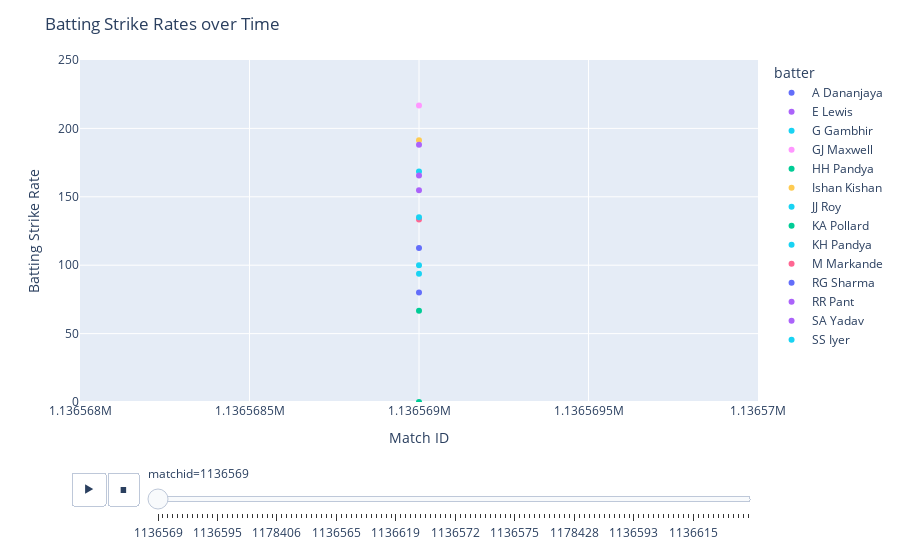

Notebook cell for this chart:
### Code cell
# create a DataFrame with the strike rate data
df_strike_rates = pd.DataFrame(strike_rates, columns=["batter", "matchid", "strike_rate"])

# create an animated scatter plot
fig = px.scatter(df_strike_rates, x="matchid", y="strike_rate", animation_frame="matchid", 
                 animation_group="batter", color="batter", range_y=[0, 250])
fig.update_layout(title="Batting Strike Rates over Time", xaxis_title="Match ID", yaxis_title="Batting Strike Rate")

# show the plot
fig.show()

### Figure 1 — Plotly figure (JSON) as saved in the notebook; plotly's stock layout.template omitted (floating-point values rounded to 4 significant figures)
{"data": [{"hovertemplate": "batter=A Dananjaya<br>matchid=%{x}<br>strike_rate=%{y}<extra></extra>", "ids": ["A Dananjaya"], "legendgroup": "A Dananjaya", "marker": {"color": "#636efa", "symbol": "circle"}, "mode": "markers", "name": "A Dananjaya", "orientation": "v", "showlegend": true, "type": "scatter", "x": [1136569], "xaxis": "x", "y": [80], "yaxis": "y"}, {"hovertemplate": "batter=E Lewis<br>matchid=%{x}<br>strike_rate=%{y}<extra></extra>", "ids": ["E Lewis"], "legendgroup": "E Lewis", "marker": {"color": "#ab63fa", "symbol": "circle"}, "mode": "markers", "name": "E Lewis", "orientation": "v", "showlegend": true, "type": "scatter", "x": [1136569], "xaxis": "x", "y": [154.8], "yaxis": "y"}, {"hovertemplate": "batter=G Gambhir<br>matchid=%{x}<br>strike_rate=%{y}<extra></extra>", "ids": ["G Gambhir"], "legendgroup": "G Gambhir", "marker": {"color": "#19d3f3", "symbol": "circle"}, "mode": "markers", "name": "G Gambhir", "orientation": "v", "showlegend": true, "type": "scatter", "x": [1136569], "xaxis": "x", "y": [93.75], "yaxis": "y"}, {"hovertemplate": "batter=GJ Maxwell<br>matchid=%{x}<br>strike_rate=%{y}<extra></extra>", "ids": ["GJ Maxwell"], "legendgroup": "GJ Maxwell", "marker": {"color": "#FF97FF", "symbol": "circle"}, "mode": "markers", "name": "GJ Maxwell", "orientation": "v", "showlegend": true, "type": "scatter", "x": [1136569], "xaxis": "x", "y": [216.7], "yaxis": "y"}, {"hovertemplate": "batter=HH Pandya<br>matchid=%{x}<br>strike_rate=%{y}<extra></extra>", "ids": ["HH Pandya"], "legendgroup": "HH Pandya", "marker": {"color": "#00cc96", "symbol": "circle"}, "mode": "markers", "name": "HH Pandya", "orientation": "v", "showlegend": true, "type": "scatter", "x": [1136569], "xaxis": "x", "y": [66.67], "yaxis": "y"}, {"hovertemplate": "batter=Ishan Kishan<br>matchid=%{x}<br>strike_rate=%{y}<extra></extra>", "ids": ["Ishan Kishan"], "legendgroup": "Ishan Kishan", "marker": {"color": "#FECB52", "symbol": "circle"}, "mode": "markers", "name": "Ishan Kishan", "orientation": "v", "showlegend": true, "type": "scatter", "x": [1136569], "xaxis": "x", "y": [191.3], "yaxis": "y"}, {"hovertemplate": "batter=JJ Roy<br>matchid=%{x}<br>strike_rate=%{y}<extra></extra>", "ids": ["JJ Roy"], "legendgroup": "JJ Roy", "marker": {"color": "#19d3f3", "symbol": "circle"}, "mode": "markers", "name": "JJ Roy", "orientation": "v", "showlegend": true, "type": "scatter", "x": [1136569], "xaxis": "x", "y": [168.5], "yaxis": "y"}, {"hovertemplate": "batter=KA Pollard<br>matchid=%{x}<br>strike_rate=%{y}<extra></extra>", "ids": ["KA Pollard"], "legendgroup": "KA Pollard", "marker": {"color": "#00cc96", "symbol": "circle"}, "mode": "markers", "name": "KA Pollard", "orientation": "v", "showlegend": true, "type": "scatter", "x": [1136569], "xaxis": "x", "y": [0], "yaxis": "y"}, {"hovertemplate": "batter=KH Pandya<br>matchid=%{x}<br>strike_rate=%{y}<extra></extra>", "ids": ["KH Pandya"], "legendgroup": "KH Pandya", "marker": {"color": "#19d3f3", "symbol": "circle"}, "mode": "markers", "name": "KH Pandya", "orientation": "v", "showlegend": true, "type": "scatter", "x": [1136569], "xaxis": "x", "y": [100], "yaxis": "y"}, {"hovertemplate": "batter=M Markande<br>matchid=%{x}<br>strike_rate=%{y}<extra></extra>", "ids": ["M Markande"], "legendgroup": "M Markande", "marker": {"color": "#FF6692", "symbol": "circle"}, "mode": "markers", "name": "M Markande", "orientation": "v", "showlegend": true, "type": "scatter", "x": [1136569], "xaxis": "x", "y": [133.3], "yaxis": "y"}, {"hovertemplate": "batter=RG Sharma<br>matchid=%{x}<br>strike_rate=%{y}<extra></extra>", "ids": ["RG Sharma"], "legendgroup": "RG Sharma", "marker": {"color": "#636efa", "symbol": "circle"}, "mode": "markers", "name": "RG Sharma", "orientation": "v", "showlegend": true, "type": "scatter", "x": [1136569], "xaxis": "x", "y": [112.5], "yaxis": "y"}, {"hovertemplate": "batter=RR Pant<br>matchid=%{x}<br>strike_rate=%{y}<extra></extra>", "ids": ["RR Pant"], "legendgroup": "RR Pant", "marker": {"color": "#ab63fa", "symbol": "circle"}, "mode": "markers", "name": "RR Pant", "orientation": "v", "showlegend": true, "type": "scatter", "x": [1136569], "xaxis": "x", "y": [188], "yaxis": "y"}, {"hovertemplate": "batter=SA Yadav<br>matchid=%{x}<br>strike_rate=%{y}<extra></extra>", "ids": ["SA Yadav"], "legendgroup": "SA Yadav", "marker": {"color": "#ab63fa", "symbol": "circle"}, "mode": "markers", "name": "SA Yadav", "orientation": "v", "showlegend": true, "type": "scatter", "x": [1136569], "xaxis": "x", "y": [165.6], "yaxis": "y"}, {"hovertemplate": "batter=SS Iyer<br>matchid=%{x}<br>strike_rate=%{y}<extra></extra>", "ids": ["SS Iyer"], "legendgroup": "SS Iyer", "marker": {"color": "#19d3f3", "symbol": "circle"}, "mode": "markers", "name": "SS Iyer", "orientation": "v", "showlegend": true, "type": "scatter", "x": [1136569], "xaxis": "x", "y": [135], "yaxis": "y"}], "layout": {"legend": {"title": {"text": "batter"}, "tracegroupgap": 0}, "margin": {"t": 60}, "sliders": [{"active": 0, "currentvalue": {"prefix": "matchid="}, "len": 0.9, "pad": {"b": 10, "t": 60}, "steps": [{"args": [["1136569"], {"frame": {"duration": 0, "redraw": false}, "fromcurrent": true, "mode": "immediate", "transition": {"duration": 0, "easing": "linear"}}], "label": "1136569", "method": "animate"}, {"args": [["1136582"], {"frame": {"duration": 0, "redraw": false}, "fromcurrent": true, "mode": "immediate", "transition": {"duration": 0, "easing": "linear"}}], "label": "1136582", "method": "animate"}, {"args": [["1178409"], {"frame": {"duration": 0, "redraw": false}, "fromcurrent": true, "mode": "immediate", "transition": {"duration": 0, "easing": "linear"}}], "label": "1178409", "method": "animate"}, {"args": [["1178425"], {"frame": {"duration": 0, "redraw": false}, "fromcurrent": true, "mode": "immediate", "transition": {"duration": 0, "easing": "linear"}}], "label": "1178425", "method": "animate"}, {"args": [["1181766"], {"frame": {"duration": 0, "redraw": false}, "fromcurrent": true, "mode": "immediate", "transition": {"duration": 0, "easing": "linear"}}], "label": "1181766", "method": "animate"}, {"args": [["1181767"], {"frame": {"duration": 0, "redraw": false}, "fromcurrent": true, "mode": "immediate", "transition": {"duration": 0, "easing": "linear"}}], "label": "1181767", "method": "animate"}, {"args": [["1136563"], {"frame": {"duration": 0, "redraw": false}, "fromcurrent": true, "mode": "immediate", "transition": {"duration": 0, "easing": "linear"}}], "label": "1136563", "method": "animate"}, {"args": [["1136568"], {"frame": {"duration": 0, "redraw": false}, "fromcurrent": true, "mode": "immediate", "transition": {"duration": 0, "easing": "linear"}}], "label": "1136568", "method": "animate"}, {"args": [["1136571"], {"frame": {"duration": 0, "redraw": false}, "fromcurrent": true, "mode": "immediate", "transition": {"duration": 0, "easing": "linear"}}], "label": "1136571", "method": "animate"}, {"args": [["1136574"], {"frame": {"duration": 0, "redraw": false}, "fromcurrent": true, "mode": "immediate", "transition": {"duration": 0, "easing": "linear"}}], "label": "1136574", "method": "animate"}, {"args": [["1136579"], {"frame": {"duration": 0, "redraw": false}, "fromcurrent": true, "mode": "immediate", "transition": {"duration": 0, "easing": "linear"}}], "label": "1136579", "method": "animate"}, {"args": [["1136584"], {"frame": {"duration": 0, "redraw": false}, "fromcurrent": true, "mode": "immediate", "transition": {"duration": 0, "easing": "linear"}}], "label": "1136584", "method": "animate"}, {"args": [["1136595"], {"frame": {"duration": 0, "redraw": false}, "fromcurrent": true, "mode": "immediate", "transition": {"duration": 0, "easing": "linear"}}], "label": "1136595", "method": "animate"}, {"args": [["1136599"], {"frame": {"duration": 0, "redraw": false}, "fromcurrent": true, "mode": "immediate", "transition": {"duration": 0, "easing": "linear"}}], "label": "1136599", "method": "animate"}, {"args": [["1136605"], {"frame": {"duration": 0, "redraw": false}, "fromcurrent": true, "mode": "immediate", "transition": {"duration": 0, "easing": "linear"}}], "label": "1136605", "method": "animate"}, {"args": [["1136611"], {"frame": {"duration": 0, "redraw": false}, "fromcurrent": true, "mode": "immediate", "transition": {"duration": 0, "easing": "linear"}}], "label": "1136611", "method": "animate"}, {"args": [["1136613"], {"frame": {"duration": 0, "redraw": false}, "fromcurrent": true, "mode": "immediate", "transition": {"duration": 0, "easing": "linear"}}], "label": "1136613", "method": "animate"}, {"args": [["1175356"], {"frame": {"duration": 0, "redraw": false}, "fromcurrent": true, "mode": "immediate", "transition": {"duration": 0, "easing": "linear"}}], "label": "1175356", "method": "animate"}, {"args": [["1175362"], {"frame": {"duration": 0, "redraw": false}, "fromcurrent": true, "mode": "immediate", "transition": {"duration": 0, "easing": "linear"}}], "label": "1175362", "method": "animate"}, {"args": [["1175366"], {"frame": {"duration": 0, "redraw": false}, "fromcurrent": true, "mode": "immediate", "transition": {"duration": 0, "easing": "linear"}}], "label": "1175366", "method": "animate"}, {"args": [["1175369"], {"frame": {"duration": 0, "redraw": false}, "fromcurrent": true, "mode": "immediate", "transition": {"duration": 0, "easing": "linear"}}], "label": "1175369", "method": "animate"}, {"args": [["1175372"], {"frame": {"duration": 0, "redraw": false}, "fromcurrent": true, "mode": "immediate", "transition": {"duration": 0, "easing": "linear"}}], "label": "1175372", "method": "animate"}, {"args": [["1178395"], {"frame": {"duration": 0, "redraw": false}, "fromcurrent": true, "mode": "immediate", "transition": {"duration": 0, "easing": "linear"}}], "label": "1178395", "method": "animate"}, {"args": [["1178403"], {"frame": {"duration": 0, "redraw": false}, "fromcurrent": true, "mode": "immediate", "transition": {"duration": 0, "easing": "linear"}}], "label": "1178403", "method": "animate"}, {"args": [["1178406"], {"frame": {"duration": 0, "redraw": false}, "fromcurrent": true, "mode": "immediate", "transition": {"duration": 0, "easing": "linear"}}], "label": "1178406", "method": "animate"}, {"args": [["1178414"], {"frame": {"duration": 0, "redraw": false}, "fromcurrent": true, "mode": "immediate", "transition": {"duration": 0, "easing": "linear"}}], "label": "1178414", "method": "animate"}, {"args": [["1178417"], {"frame": {"duration": 0, "redraw": false}, "fromcurrent": true, "mode": "immediate", "transition": {"duration": 0, "easing": "linear"}}], "label": "1178417", "method": "animate"}, {"args": [["1178421"], {"frame": {"duration": 0, "redraw": false}, "fromcurrent": true, "mode": "immediate", "transition": {"duration": 0, "easing": "linear"}}], "label": "1178421", "method": "animate"}, {"args": [["1178424"], {"frame": {"duration": 0, "redraw": false}, "fromcurrent": true, "mode": "immediate", "transition": {"duration": 0, "easing": "linear"}}], "label": "1178424", "method": "animate"}, {"args": [["1178429"], {"frame": {"duration": 0, "redraw": false}, "fromcurrent": true, "mode": "immediate", "transition": {"duration": 0, "easing": "linear"}}], "label": "1178429", "method": "animate"}, {"args": [["1136588"], {"frame": {"duration": 0, "redraw": false}, "fromcurrent": true, "mode": "immediate", "transition": {"duration": 0, "easing": "linear"}}], "label": "1136588", "method": "animate"}, {"args": [["1136596"], {"frame": {"duration": 0, "redraw": false}, "fromcurrent": true, "mode": "immediate", "transition": {"duration": 0, "easing": "linear"}}], "label": "1136596", "method": "animate"}, {"args": [["1136602"], {"frame": {"duration": 0, "redraw": false}, "fromcurrent": true, "mode": "immediate", "transition": {"duration": 0, "easing": "linear"}}], "label": "1136602", "method": "animate"}, {"args": [["1136606"], {"frame": {"duration": 0, "redraw": false}, "fromcurrent": true, "mode": "immediate", "transition": {"duration": 0, "easing": "linear"}}], "label": "1136606", "method": "animate"}, {"args": [["1136600"], {"frame": {"duration": 0, "redraw": false}, "fromcurrent": true, "mode": "immediate", "transition": {"duration": 0, "easing": "linear"}}], "label": "1136600", "method": "animate"}, {"args": [["1178410"], {"frame": {"duration": 0, "redraw": false}, "fromcurrent": true, "mode": "immediate", "transition": {"duration": 0, "easing": "linear"}}], "label": "1178410", "method": "animate"}, {"args": [["1136565"], {"frame": {"duration": 0, "redraw": false}, "fromcurrent": true, "mode": "immediate", "transition": {"duration": 0, "easing": "linear"}}], "label": "1136565", "method": "animate"}, {"args": [["1136570"], {"frame": {"duration": 0, "redraw": false}, "fromcurrent": true, "mode": "immediate", "transition": {"duration": 0, "easing": "linear"}}], "label": "1136570", "method": "animate"}, {"args": [["1136573"], {"frame": {"duration": 0, "redraw": false}, "fromcurrent": true, "mode": "immediate", "transition": {"duration": 0, "easing": "linear"}}], "label": "1136573", "method": "animate"}, {"args": [["1136578"], {"frame": {"duration": 0, "redraw": false}, "fromcurrent": true, "mode": "immediate", "transition": {"duration": 0, "easing": "linear"}}], "label": "1136578", "method": "animate"}, {"args": [["1136586"], {"frame": {"duration": 0, "redraw": false}, "fromcurrent": true, "mode": "immediate", "transition": {"duration": 0, "easing": "linear"}}], "label": "1136586", "method": "animate"}, {"args": [["1136589"], {"frame": {"duration": 0, "redraw": false}, "fromcurrent": true, "mode": "immediate", "transition": {"duration": 0, "easing": "linear"}}], "label": "1136589", "method": "animate"}, {"args": [["1136597"], {"frame": {"duration": 0, "redraw": false}, "fromcurrent": true, "mode": "immediate", "transition": {"duration": 0, "easing": "linear"}}], "label": "1136597", "method": "animate"}, {"args": [["1136601"], {"frame": {"duration": 0, "redraw": false}, "fromcurrent": true, "mode": "immediate", "transition": {"duration": 0, "easing": "linear"}}], "label": "1136601", "method": "animate"}, {"args": [["1136604"], {"frame": {"duration": 0, "redraw": false}, "fromcurrent": true, "mode": "immediate", "transition": {"duration": 0, "easing": "linear"}}], "label": "1136604", "method": "animate"}, {"args": [["1136609"], {"frame": {"duration": 0, "redraw": false}, "fromcurrent": true, "mode": "immediate", "transition": {"duration": 0, "easing": "linear"}}], "label": "1136609", "method": "animate"}, {"args": [["1136614"], {"frame": {"duration": 0, "redraw": false}, "fromcurrent": true, "mode": "immediate", "transition": {"duration": 0, "easing": "linear"}}], "label": "1136614", "method": "animate"}, {"args": [["1136618"], {"frame": {"duration": 0, "redraw": false}, "fromcurrent": true, "mode": "immediate", "transition": {"duration": 0, "easing": "linear"}}], "label": "1136618", "method": "animate"}, {"args": [["1136619"], {"frame": {"duration": 0, "redraw": false}, "fromcurrent": true, "mode": "immediate", "transition": {"duration": 0, "easing": "linear"}}], "label": "1136619", "method": "animate"}, {"args": [["1175357"], {"frame": {"duration": 0, "redraw": false}, "fromcurrent": true, "mode": "immediate", "transition": {"duration": 0, "easing": "linear"}}], "label": "1175357", "method": "animate"}, {"args": [["1175361"], {"frame": {"duration": 0, "redraw": false}, "fromcurrent": true, "mode": "immediate", "transition": {"duration": 0, "easing": "linear"}}], "label": "1175361", "method": "animate"}, {"args": [["1175365"], {"frame": {"duration": 0, "redraw": false}, "fromcurrent": true, "mode": "immediate", "transition": {"duration": 0, "easing": "linear"}}], "label": "1175365", "method": "animate"}, {"args": [["1178398"], {"frame": {"duration": 0, "redraw": false}, "fromcurrent": true, "mode": "immediate", "transition": {"duration": 0, "easing": "linear"}}], "label": "1178398", "method": "animate"}, {"args": [["1178401"], {"frame": {"duration": 0, "redraw": false}, "fromcurrent": true, "mode": "immediate", "transition": {"duration": 0, "easing": "linear"}}], "label": "1178401", "method": "animate"}, {"args": [["1178404"], {"frame": {"duration": 0, "redraw": false}, "fromcurrent": true, "mode": "immediate", "transition": {"duration": 0, "easing": "linear"}}], "label": "1178404", "method": "animate"}, {"args": [["1178413"], {"frame": {"duration": 0, "redraw": false}, "fromcurrent": true, "mode": "immediate", "transition": {"duration": 0, "easing": "linear"}}], "label": "1178413", "method": "animate"}, {"args": [["1178418"], {"frame": {"duration": 0, "redraw": false}, "fromcurrent": true, "mode": "immediate", "transition": {"duration": 0, "easing": "linear"}}], "label": "1178418", "method": "animate"}, {"args": [["1178422"], {"frame": {"duration": 0, "redraw": false}, "fromcurrent": true, "mode": "immediate", "transition": {"duration": 0, "easing": "linear"}}], "label": "1178422", "method": "animate"}, {"args": [["1178427"], {"frame": {"duration": 0, "redraw": false}, "fromcurrent": true, "mode": "immediate", "transition": {"duration": 0, "easing": "linear"}}], "label": "1178427", "method": "animate"}, {"args": [["1178431"], {"frame": {"duration": 0, "redraw": false}, "fromcurrent": true, "mode": "immediate", "transition": {"duration": 0, "easing": "linear"}}], "label": "1178431", "method": "animate"}, {"args": [["1136572"], {"frame": {"duration": 0, "redraw": false}, "fromcurrent": true, "mode": "immediate", "transition": {"duration": 0, "easing": "linear"}}], "label": "1136572", "method": "animate"}, {"args": [["1136576"], {"frame": {"duration": 0, "redraw": false}, "fromcurrent": true, "mode": "immediate", "transition": {"duration": 0, "easing": "linear"}}], "label": "1136576", "method": "animate"}, {"args": [["1136585"], {"frame": {"duration": 0, "redraw": false}, "fromcurrent": true, "mode": "immediate", "transition": {"duration": 0, "easing": "linear"}}], "label": "1136585", "method": "animate"}, {"args": [["1136608"], {"frame": {"duration": 0, "redraw": false}, "fromcurrent": true, "mode": "immediate", "transition": {"duration": 0, "easing": "linear"}}], "label": "1136608", "method": "animate"}, {"args": [["1136610"], {"frame": {"duration": 0, "redraw": false}, "fromcurrent": true, "mode": "immediate", "transition": {"duration": 0, "easing": "linear"}}], "label": "1136610", "method": "animate"}, {"args": [["1136616"], {"frame": {"duration": 0, "redraw": false}, "fromcurrent": true, "mode": "immediate", "transition": {"duration": 0, "easing": "linear"}}], "label": "1136616", "method": "animate"}, {"args": [["1178407"], {"frame": {"duration": 0, "redraw": false}, "fromcurrent": true, "mode": "immediate", "transition": {"duration": 0, "easing": "linear"}}], "label": "1178407", "method": "animate"}, {"args": [["1178411"], {"frame": {"duration": 0, "redraw": false}, "fromcurrent": true, "mode": "immediate", "transition": {"duration": 0, "easing": "linear"}}], "label": "1178411", "method": "animate"}, {"args": [["1178415"], {"frame": {"duration": 0, "redraw": false}, "fromcurrent": true, "mode": "immediate", "transition": {"duration": 0, "easing": "linear"}}], "label": "1178415", "method": "animate"}, {"args": [["1178420"], {"frame": {"duration": 0, "redraw": false}, "fromcurrent": true, "mode": "immediate", "transition": {"duration": 0, "easing": "linear"}}], "label": "1178420", "method": "animate"}, {"args": [["1136564"], {"frame": {"duration": 0, "redraw": false}, "fromcurrent": true, "mode": "immediate", "transition": {"duration": 0, "easing": "linear"}}], "label": "1136564", "method": "animate"}, {"args": [["1136566"], {"frame": {"duration": 0, "redraw": false}, "fromcurrent": true, "mode": "immediate", "transition": {"duration": 0, "easing": "linear"}}], "label": "1136566", "method": "animate"}, {"args": [["1136575"], {"frame": {"duration": 0, "redraw": false}, "fromcurrent": true, "mode": "immediate", "transition": {"duration": 0, "easing": "linear"}}], "label": "1136575", "method": "animate"}, {"args": [["1136577"], {"frame": {"duration": 0, "redraw": false}, "fromcurrent": true, "mode": "immediate", "transition": {"duration": 0, "easing": "linear"}}], "label": "1136577", "method": "animate"}, {"args": [["1136581"], {"frame": {"duration": 0, "redraw": false}, "fromcurrent": true, "mode": "immediate", "transition": {"duration": 0, "easing": "linear"}}], "label": "1136581", "method": "animate"}, {"args": [["1136598"], {"frame": {"duration": 0, "redraw": false}, "fromcurrent": true, "mode": "immediate", "transition": {"duration": 0, "easing": "linear"}}], "label": "1136598", "method": "animate"}, {"args": [["1136603"], {"frame": {"duration": 0, "redraw": false}, "fromcurrent": true, "mode": "immediate", "transition": {"duration": 0, "easing": "linear"}}], "label": "1136603", "method": "animate"}, {"args": [["1136607"], {"frame": {"duration": 0, "redraw": false}, "fromcurrent": true, "mode": "immediate", "transition": {"duration": 0, "easing": "linear"}}], "label": "1136607", "method": "animate"}, {"args": [["1175359"], {"frame": {"duration": 0, "redraw": false}, "fromcurrent": true, "mode": "immediate", "transition": {"duration": 0, "easing": "linear"}}], "label": "1175359", "method": "animate"}, {"args": [["1175363"], {"frame": {"duration": 0, "redraw": false}, "fromcurrent": true, "mode": "immediate", "transition": {"duration": 0, "easing": "linear"}}], "label": "1175363", "method": "animate"}, {"args": [["1175367"], {"frame": {"duration": 0, "redraw": false}, "fromcurrent": true, "mode": "immediate", "transition": {"duration": 0, "easing": "linear"}}], "label": "1175367", "method": "animate"}, {"args": [["1178396"], {"frame": {"duration": 0, "redraw": false}, "fromcurrent": true, "mode": "immediate", "transition": {"duration": 0, "easing": "linear"}}], "label": "1178396", "method": "animate"}, {"args": [["1178400"], {"frame": {"duration": 0, "redraw": false}, "fromcurrent": true, "mode": "immediate", "transition": {"duration": 0, "easing": "linear"}}], "label": "1178400", "method": "animate"}, {"args": [["1178402"], {"frame": {"duration": 0, "redraw": false}, "fromcurrent": true, "mode": "immediate", "transition": {"duration": 0, "easing": "linear"}}], "label": "1178402", "method": "animate"}, {"args": [["1178428"], {"frame": {"duration": 0, "redraw": false}, "fromcurrent": true, "mode": "immediate", "transition": {"duration": 0, "easing": "linear"}}], "label": "1178428", "method": "animate"}, {"args": [["1136594"], {"frame": {"duration": 0, "redraw": false}, "fromcurrent": true, "mode": "immediate", "transition": {"duration": 0, "easing": "linear"}}], "label": "1136594", "method": "animate"}, {"args": [["1175358"], {"frame": {"duration": 0, "redraw": false}, "fromcurrent": true, "mode": "immediate", "transition": {"duration": 0, "easing": "linear"}}], "label": "1175358", "method": "animate"}, {"args": [["1175360"], {"frame": {"duration": 0, "redraw": false}, "fromcurrent": true, "mode": "immediate", "transition": {"duration": 0, "easing": "linear"}}], "label": "1175360", "method": "animate"}, {"args": [["1175371"], {"frame": {"duration": 0, "redraw": false}, "fromcurrent": true, "mode": "immediate", "transition": {"duration": 0, "easing": "linear"}}], "label": "1175371", "method": "animate"}, {"args": [["1178405"], {"frame": {"duration": 0, "redraw": false}, "fromcurrent": true, "mode": "immediate", "transition": {"duration": 0, "easing": "linear"}}], "label": "1178405", "method": "animate"}, {"args": [["1178412"], {"frame": {"duration": 0, "redraw": false}, "fromcurrent": true, "mode": "immediate", "transition": {"duration": 0, "easing": "linear"}}], "label": "1178412", "method": "animate"}, {"args": [["1178399"], {"frame": {"duration": 0, "redraw": false}, "fromcurrent": true, "mode": "immediate", "transition": {"duration": 0, "easing": "linear"}}], "label": "1178399", "method": "animate"}, {"args": [["1136561"], {"frame": {"duration": 0, "redraw": false}, "fromcurrent": true, "mode": "immediate", "transition": {"duration": 0, "easing": "linear"}}], "label": "1136561", "method": "animate"}, {"args": [["1136580"], {"frame": {"duration": 0, "redraw": false}, "fromcurrent": true, "mode": "immediate", "transition": {"duration": 0, "easing": "linear"}}], "label": "1136580", "method": "animate"}, {"args": [["1136587"], {"frame": {"duration": 0, "redraw": false}, "fromcurrent": true, "mode": "immediate", "transition": {"duration": 0, "easing": "linear"}}], "label": "1136587", "method": "animate"}, {"args": [["1136590"], {"frame": {"duration": 0, "redraw": false}, "fromcurrent": true, "mode": "immediate", "transition": {"duration": 0, "easing": "linear"}}], "label": "1136590", "method": "animate"}, {"args": [["1136593"], {"frame": {"duration": 0, "redraw": false}, "fromcurrent": true, "mode": "immediate", "transition": {"duration": 0, "easing": "linear"}}], "label": "1136593", "method": "animate"}, {"args": [["1136612"], {"frame": {"duration": 0, "redraw": false}, "fromcurrent": true, "mode": "immediate", "transition": {"duration": 0, "easing": "linear"}}], "label": "1136612", "method": "animate"}, {"args": [["1136617"], {"frame": {"duration": 0, "redraw": false}, "fromcurrent": true, "mode": "immediate", "transition": {"duration": 0, "easing": "linear"}}], "label": "1136617", "method": "animate"}, {"args": [["1136620"], {"frame": {"duration": 0, "redraw": false}, "fromcurrent": true, "mode": "immediate", "transition": {"duration": 0, "easing": "linear"}}], "label": "1136620", "method": "animate"}, {"args": [["1175370"], {"frame": {"duration": 0, "redraw": false}, "fromcurrent": true, "mode": "immediate", "transition": {"duration": 0, "easing": "linear"}}], "label": "1175370", "method": "animate"}, {"args": [["1178393"], {"frame": {"duration": 0, "redraw": false}, "fromcurrent": true, "mode": "immediate", "transition": {"duration": 0, "easing": "linear"}}], "label": "1178393", "method": "animate"}, {"args": [["1178408"], {"frame": {"duration": 0, "redraw": false}, "fromcurrent": true, "mode": "immediate", "transition": {"duration": 0, "easing": "linear"}}], "label": "1178408", "method": "animate"}, {"args": [["1178416"], {"frame": {"duration": 0, "redraw": false}, "fromcurrent": true, "mode": "immediate", "transition": {"duration": 0, "easing": "linear"}}], "label": "1178416", "method": "animate"}, {"args": [["1178419"], {"frame": {"duration": 0, "redraw": false}, "fromcurrent": true, "mode": "immediate", "transition": {"duration": 0, "easing": "linear"}}], "label": "1178419", "method": "animate"}, {"args": [["1178430"], {"frame": {"duration": 0, "redraw": false}, "fromcurrent": true, "mode": "immediate", "transition": {"duration": 0, "easing": "linear"}}], "label": "1178430", "method": "animate"}, {"args": [["1181764"], {"frame": {"duration": 0, "redraw": false}, "fromcurrent": true, "mode": "immediate", "transition": {"duration": 0, "easing": "linear"}}], "label": "1181764", "method": "animate"}, {"args": [["1181768"], {"frame": {"duration": 0, "redraw": false}, "fromcurrent": true, "mode": "immediate", "transition": {"duration": 0, "easing": "linear"}}], "label": "1181768", "method": "animate"}, {"args": [["1136615"], {"frame": {"duration": 0, "redraw": false}, "fromcurrent": true, "mode": "immediate", "transition": {"duration": 0, "easing": "linear"}}], "label": "1136615", "method": "animate"}, {"args": [["1178423"], {"frame": {"duration": 0, "redraw": false}, "fromcurrent": true, "mode": "immediate", "transition": {"duration": 0, "easing": "linear"}}], "label": "1178423", "method": "animate"}, {"args": [["1178426"], {"frame": {"duration": 0, "redraw": false}, "fromcurrent": true, "mode": "immediate", "transition": {"duration": 0, "easing": "linear"}}], "label": "1178426", "method": "animate"}, {"args": [["1175368"], {"frame": {"duration": 0, "redraw": false}, "fromcurrent": true, "mode": "immediate", "transition": {"duration": 0, "easing": "linear"}}], "label": "1175368", "method": "animate"}, {"args": [["1178394"], {"frame": {"duration": 0, "redraw": false}, "fromcurrent": true, "mode": "immediate", "transition": {"duration": 0, "easing": "linear"}}], "label": "1178394", "method": "animate"}, {"args": [["1136567"], {"frame": {"duration": 0, "redraw": false}, "fromcurrent": true, "mode": "immediate", "transition": {"duration": 0, "easing": "linear"}}], "label": "1136567", "method": "animate"}, {"args": [["1136592"], {"frame": {"duration": 0, "redraw": false}, "fromcurrent": true, "mode": "immediate", "transition": {"duration": 0, "easing": "linear"}}], "label": "1136592", "method": "animate"}, {"args": [["1136591"], {"frame": {"duration": 0, "redraw": false}, "fromcurrent": true, "mode": "immediate", "transition": {"duration": 0, "easing": "linear"}}], "label": "1136591", "method": "animate"}, {"args": [["1136583"], {"frame": {"duration": 0, "redraw": false}, "fromcurrent": true, "mode": "immediate", "transition": {"duration": 0, "easing": "linear"}}], "label": "1136583", "method": "animate"}, {"args": [["1136562"], {"frame": {"duration": 0, "redraw": false}, "fromcurrent": true, "mode": "immediate", "transition": {"duration": 0, "easing": "linear"}}], "label": "1136562", "method": "animate"}, {"args": [["1175364"], {"frame": {"duration": 0, "redraw": false}, "fromcurrent": true, "mode": "immediate", "transition": {"duration": 0, "easing": "linear"}}], "label": "1175364", "method": "animate"}, {"args": [["1178397"], {"frame": {"duration": 0, "redraw": false}, "fromcurrent": true, "mode": "immediate", "transition": {"duration": 0, "easing": "linear"}}], "label": "1178397", "method": "animate"}], "x": 0.1, "xanchor": "left", "y": 0, "yanchor": "top"}], "title": {"text": "Batting Strike Rates over Time"}, "updatemenus": [{"buttons": [{"args": [null, {"frame": {"duration": 500, "redraw": false}, "fromcurrent": true, "mode": "immediate", "transition": {"duration": 500, "easing": "linear"}}], "label": "&#9654;", "method": "animate"}, {"args": [[null], {"frame": {"duration": 0, "redraw": false}, "fromcurrent": true, "mode": "immediate", "transition": {"duration": 0, "easing": "linear"}}], "label": "&#9724;", "method": "animate"}], "direction": "left", "pad": {"r": 10, "t": 70}, "showactive": false, "type": "buttons", "x": 0.1, "xanchor": "right", "y": 0, "yanchor": "top"}], "xaxis": {"anchor": "y", "categoryarray": [1136569, 1136582, 1178409, 1178425, 1181766, 1181767, 1136563, 1136568, 1136571, 1136574, 1136579, 1136584, 1136595, 1136599, 1136605, 1136611, 1136613, 1175356, 1175362, 1175366, 1175369, 1175372, 1178395, 1178403, 1178406, 1178414, 1178417, 1178421, 1178424, 1178429, 1136588, 1136596, 1136602, 1136606, 1136600, 1178410, 1136565, 1136570, 1136573, 1136578, 1136586, 1136589, 1136597, 1136601, 1136604, 1136609, 1136614, 1136618, 1136619, 1175357, 1175361, 1175365, 1178398, 1178401, 1178404, 1178413, 1178418, 1178422, 1178427, 1178431, 1136572, 1136576, 1136585, 1136608, 1136610, 1136616, 1178407, 1178411, 1178415, 1178420, 1136564, 1136566, 1136575, 1136577, 1136581, 1136598, 1136603, 1136607, 1175359, 1175363, 1175367, 1178396, 1178400, 1178402, 1178428, 1136594, 1175358, 1175360, 1175371, 1178405, 1178412, 1178399, 1136561, 1136580, 1136587, 1136590, 1136593, 1136612, 1136617, 1136620, 1175370, 1178393, 1178408, 1178416, 1178419, 1178430, 1181764, 1181768, 1136615, 1178423, 1178426, 1175368, 1178394, 1136567, 1136592, 1136591, 1136583, 1136562, 1175364, 1178397], "categoryorder": "array", "domain": [0, 1], "title": {"text": "Match ID"}}, "yaxis": {"anchor": "x", "domain": [0, 1], "range": [0, 250], "title": {"text": "Batting Strike Rate"}}}}
